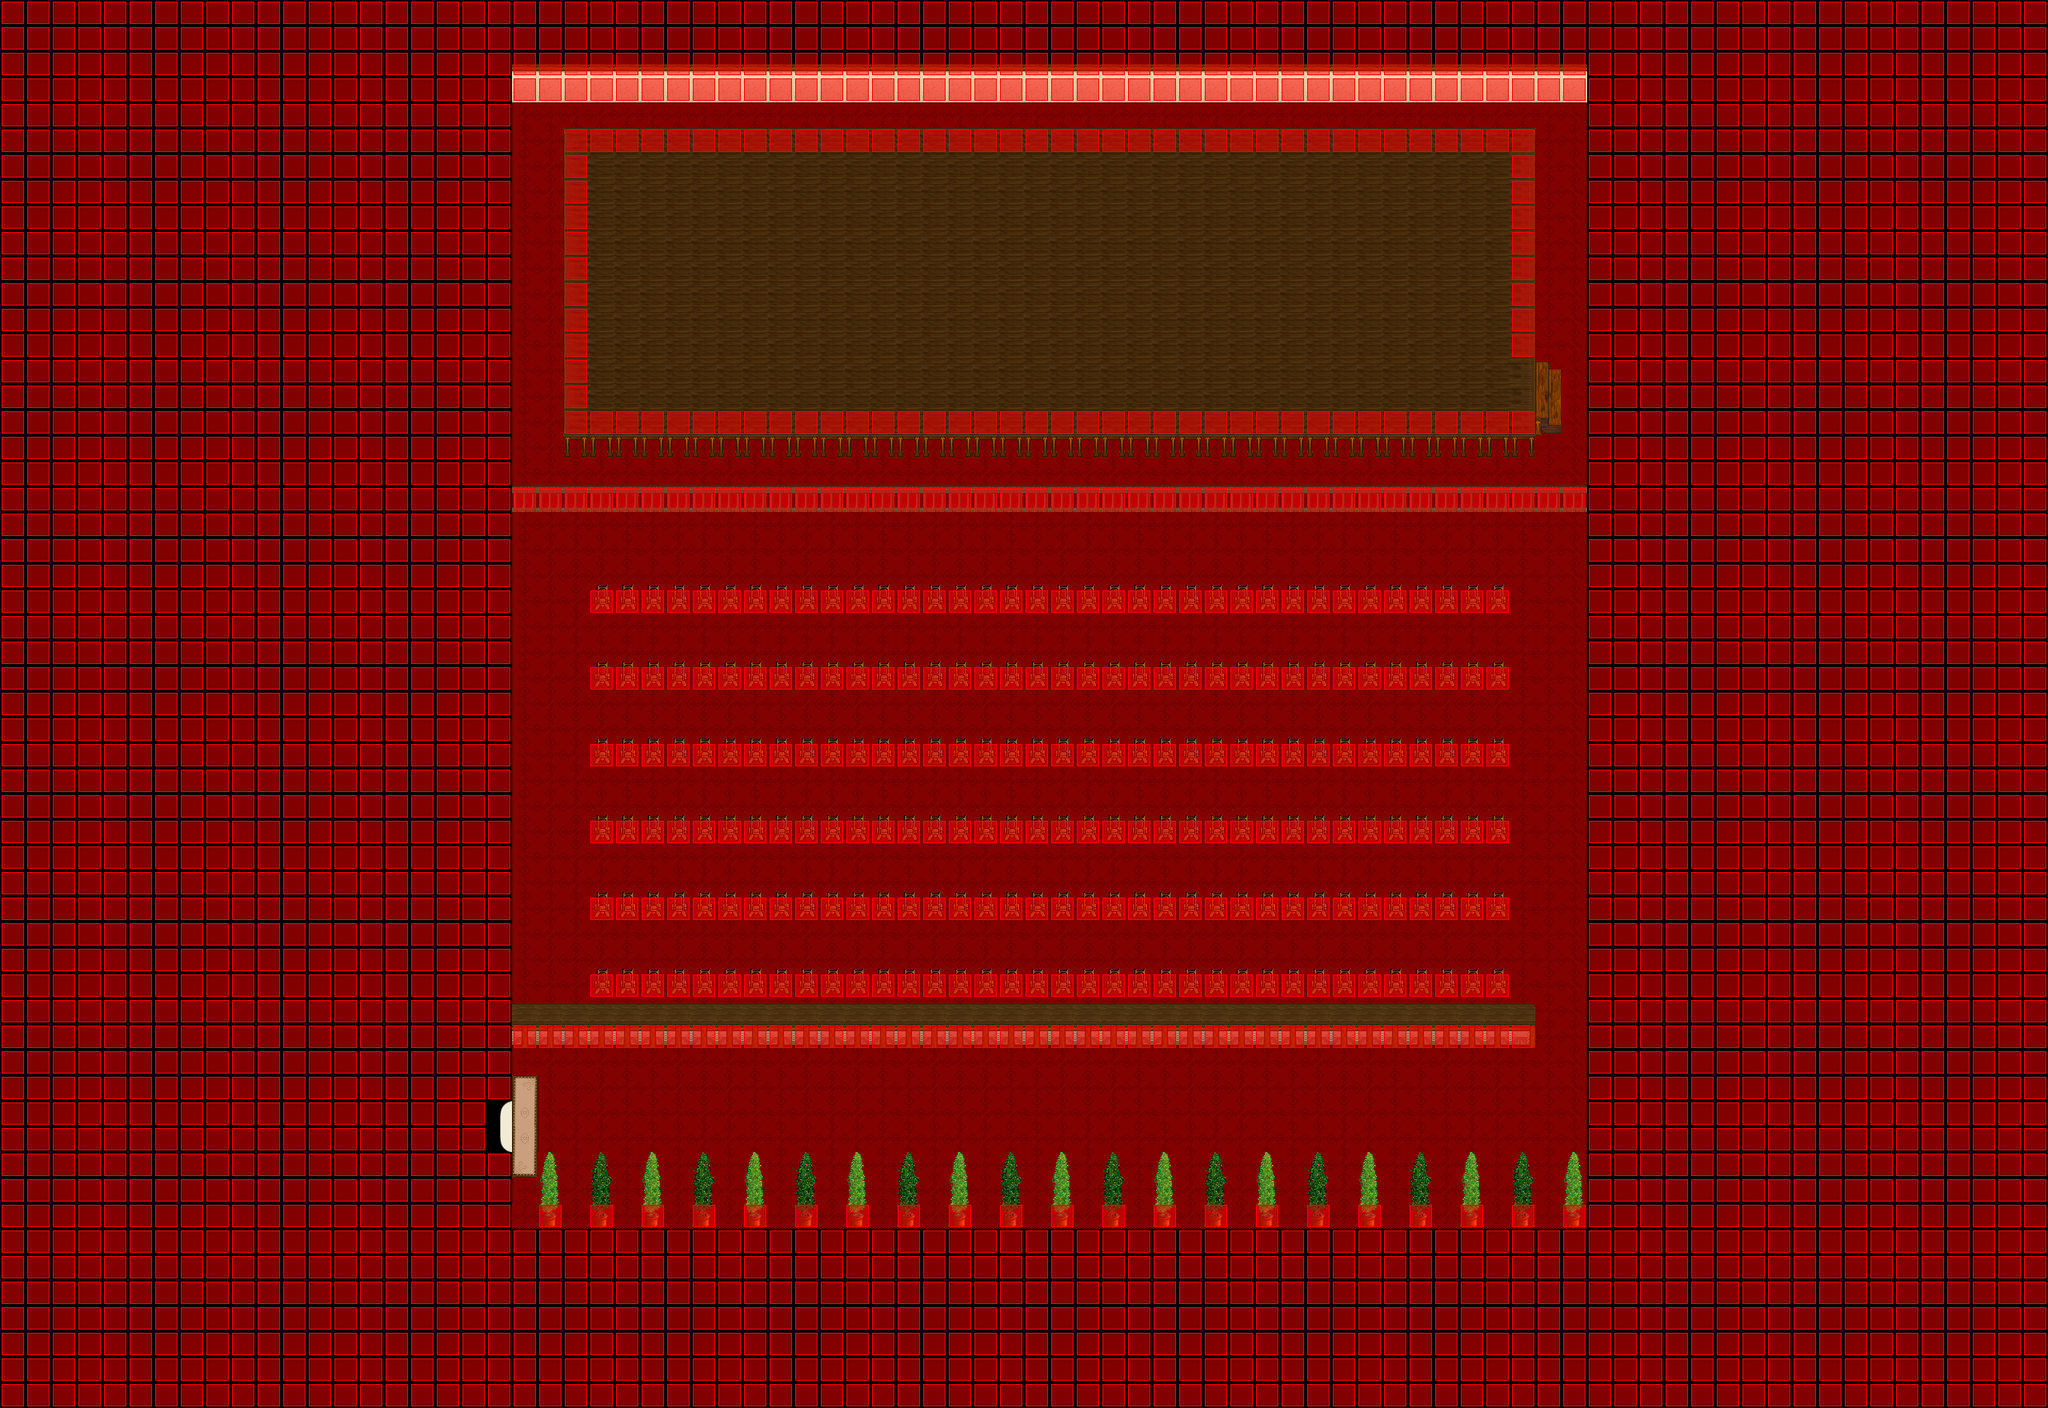

This game map was drawn from its Tiled (.tmx) file and the tilesets committed beside it. A one-line description and the trimmed map source follow:
An orthogonal 80x55 tile map with 32x32 px tiles, 5 tile layers (Ground, Ground, Fringe, Over, ...), 7 tilesets and 1 object (WARP).

<map version="1.0" orientation="orthogonal" width="80" height="55" tilewidth="32" tileheight="32">
 <properties>
  <property name="music" value="inside2.ogg" />
 </properties>
 <tileset firstgid="1" name="collision1_32_32" tilewidth="32" tileheight="32">
  <image source="../graphics/tiles/collision1_32_32.png" width="1024" height="1024" />
 </tileset>
 <tileset firstgid="1025" name="indoor3_32_32" tilewidth="32" tileheight="32">
  <image source="../graphics/tiles/indoor3_32_32.png" width="1024" height="1024" />
 </tileset>
 <tileset firstgid="2049" name="indoor2_32_32" tilewidth="32" tileheight="32">
  <image source="../graphics/tiles/indoor2_32_32.png" width="1024" height="1024" />
 </tileset>
 <tileset firstgid="3073" name="indoor1_32_64" tilewidth="32" tileheight="64">
  <image source="../graphics/tiles/indoor1_32_64.png" width="1024" height="1024" />
 </tileset>
 <tileset firstgid="3585" name="indoor1_32_96" tilewidth="32" tileheight="96">
  <image source="../graphics/tiles/indoor1_32_96.png" width="1024" height="960" />
 </tileset>
 <tileset firstgid="3905" name="indoor2_32_64" tilewidth="32" tileheight="64">
  <image source="../graphics/tiles/indoor2_32_64.png" width="1024" height="1024" />
 </tileset>
 <tileset firstgid="4417" name="indoor2_32_96" tilewidth="32" tileheight="96">
  <image source="../graphics/tiles/indoor2_32_96.png" width="1024" height="960" />
 </tileset>
 <layer name="Ground" width="80" height="55">
  <data>[4400 cells, 4400 non-empty, 16 distinct tile ids]</data>
 </layer>
 <layer name="Ground" width="80" height="55">
  <data>[4400 cells, 619 non-empty, 18 distinct tile ids]</data>
 </layer>
 <layer name="Fringe" width="80" height="55">
  <data>[4400 cells, 237 non-empty, 3 distinct tile ids]</data>
 </layer>
 <layer name="Over" width="80" height="55">
  <data>[4400 cells, 0 non-empty, 0 distinct tile ids]</data>
 </layer>
 <layer name="Collision" width="80" height="55">
  <data>[4400 cells, 2963 non-empty, 1 distinct tile ids]</data>
 </layer>
 <objectgroup name="Object" width="80" height="55">
  <object name="Warp to middle" type="WARP" x="605" y="1377" width="33" height="63">
   <properties>
    <property name="DEST_MAP" value="iw-umora-theater-middle" />
    <property name="DEST_X" value="1350" />
    <property name="DEST_Y" value="1396" />
   </properties>
  </object>
 </objectgroup>
</map>
